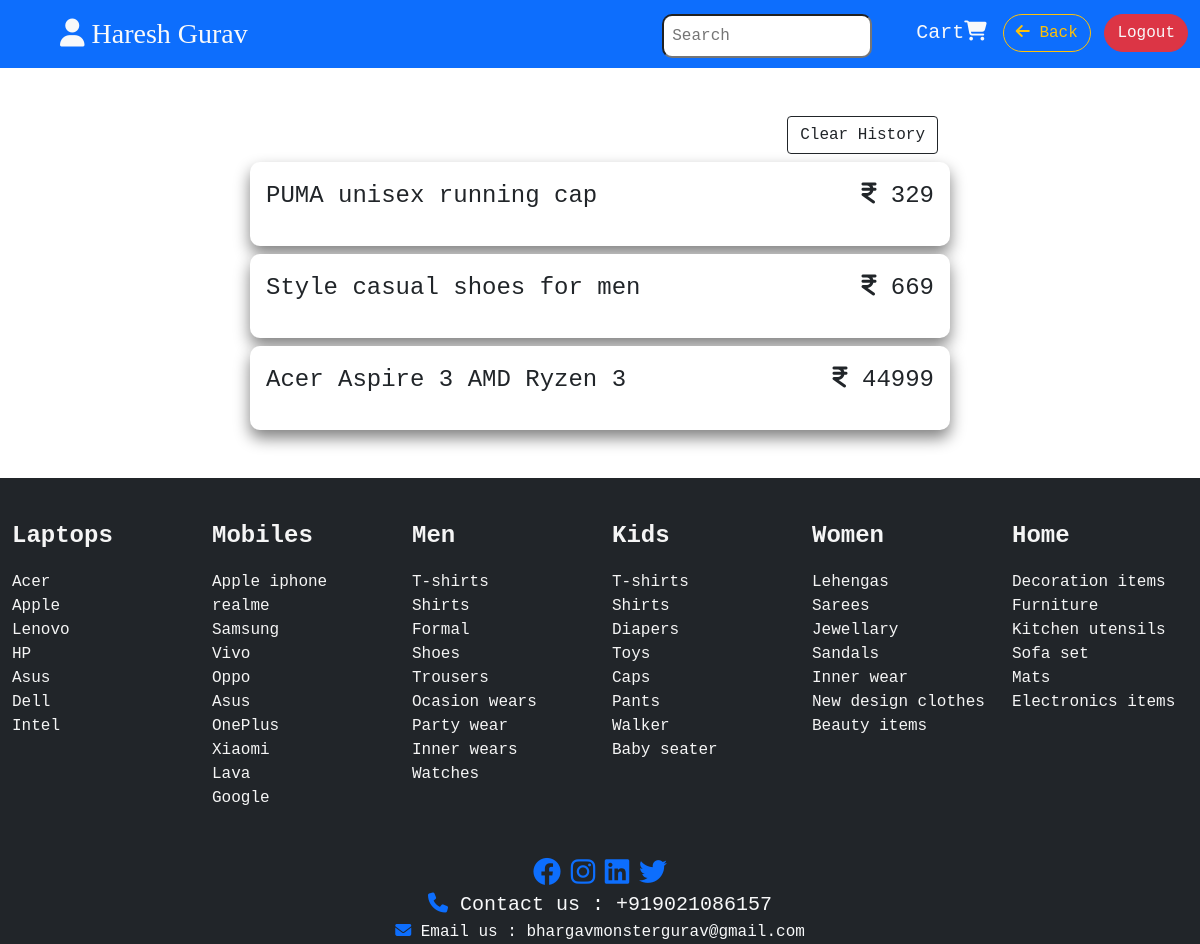
The app's page /history_page/ (signed in) with its own data.
### app/models.py (models this page shows)
class History(models.Model):
    user = models.ForeignKey("Customer", on_delete=models.CASCADE)
    item_name = models.CharField(max_length=50)
    total_price = models.IntegerField()

### app/views.py (the view)
# urls.py: path('history_page/', views.history_page, name='history_page'),
def history_page(request):
    user = Customer.objects.get(user=request.user)
    hist = History.objects.filter(user=user)
    return render(request, 'history_page.html', {'hist' : hist})

### app/templates/history_page.html (shortened to what this page needs)
{% extends 'profile.html' %}
{% block data2 %}
<div class="container-fluid my-5">
    <div class="row d-flex justify-content-center">
        {% if hist|length == 0 %}
        <div class="col-sm-7">
            <a href="{% url 'delete_history' %}" class="btn btn-outline-dark float-end disabled">Clear History</a>
        </div>
        <div class="d-flex justify-content-center align-items-center empty-box">
            <h2 class="p-2 fw-bold">No orders placed yet.</h2>
        </div>
        {% else %}
        <div class="col-sm-7">
            <a href="{% url 'delete_history' %}" class="btn btn-outline-dark float-end">Clear History</a>
        </div>
        {% for i in hist %}
        <div class="col-lg-7 col-md-8 col-sm-9 col-9 item-checkout-box mt-2 d-flex p-3">
            <p class="fs-4">{{ i.item_name }}</p>
            <p class="fs-4 ms-auto"><i class="fas fa-indian-rupee-sign"></i> {{ i.total_price }}</p>
        </div>
        {% endfor %}
        {% endif %}
    </div>
</div>
{% endblock data2 %}

### app/templates/profile.html (shortened to what this page needs)
{% extends 'base.html' %}
{% block nav-brand %}<i class="fas fa-user fa-1x"></i> {{ user.first_name}} {{ user.last_name }} {% endblock %}
{% block nav_block %}
<a href="{% url 'home' %}" class="btn btn-outline-warning mt-1 rounded-pill"><i class="fas fa-arrow-left"></i> Back</a>
<a class="btn btn-danger text-light ms-lg-1 mt-1 rounded-pill" data-bs-toggle='modal' data-bs-target='#logoutmodal'>Logout</a>
{% endblock %}
{% block cart %}
<li class="nav-item">
  <a class="nav-link fs-5 text-light" href="{% url 'checkout' %}">Cart<i class="fa-solid fa-cart-shopping"></i></a>
</li>
{% endblock %}

### app/templates/base.html (shortened to what this page needs)
<!DOCTYPE html>
{% load static %}
<html lang="en">
<head>
    <link href="https://cdn.jsdelivr.net/npm/bootstrap@5.0.2/dist/css/bootstrap.min.css" rel="stylesheet">
    <link rel="stylesheet" href="{% static 'style.css' %}">
    <link rel="stylesheet" href="https://cdnjs.cloudflare.com/ajax/libs/font-awesome/6.1.1/css/all.min.css">
    <link rel="stylesheet" href="https://cdnjs.cloudflare.com/ajax/libs/aos/2.3.4/aos.css">
</head>
<body>
    <nav class="navbar navbar-expand-lg navbar-light sticky-top bg-primary" id="mainnav">
        <div class="container-fluid">
          <a class="navbar-brand fs-3 ms-5 text-light " href="#" style="font-family: cursive;">{% block nav-brand %}DigiCart{% endblock %}</a>
          <div class="collapse navbar-collapse  " id="navbarSupportedContent">
            <ul class="navbar-nav ms-auto justify-content-center">
              <li class="nav-item" >
                <form class="d-flex">
                    <input class="p-2 mt-1 mx-md-3" type="search" placeholder="Search" aria-label="Search" id="searchfield">
                </form>
              </li>
              {% if not user.is_authenticated %}
                <li class="nav-item ms-3">
                  <a class="btn btn-outline-light mt-1" href='{% url "loginuser" %}'>Login</a>
                </li>
              {% else %}
                {% block cart %}
                {% endblock %}
              {% endif %}
              <li class="nav-item ms-2">
                {% block nav_block %}
                {% endblock %}
              </li>
            </ul>
          </div>
        </div>
      </nav>
      {% block data2 %}
      {% endblock %}
      <div class="container-fluid pt-4 bg-dark">
        <div class="row footer-bar">
            <div class="col-md-2 col-6 col-sm-4 mt-3">
              <p class="fs-4 fw-bold">Laptops</p>
              <div class="links">
                <a href="#">Acer</a>
                <a href="#">Apple</a>
                <a href="#">Lenovo</a>
                <a href="#">HP</a>
                <a href="#">Asus</a>
                <a href="#">Dell</a>
                <a href="#">Intel</a>
              </div>
            </div>
            <div class="col-md-2 col-6 col-sm-4 mt-3">
              <p class="fs-4 fw-bold">Mobiles</p>
              <div class="links">
                <a href="#">Apple iphone</a>
                <a href="#">realme</a>
                <a href="#">Samsung</a>
                <a href="#">Vivo</a>
                <a href="#">Oppo</a>
                <a href="#">Asus</a>
                <a href="#">OnePlus</a>
                <a href="#">Xiaomi</a>
                <a href="#">Lava</a>
                <a href="#">Google</a>
              </div>
            </div>
            <div class="col-md-2 col-6 col-sm-4 mt-3">
              <p class="fs-4 fw-bold">Men</p>
              <div class="links">
                <a href="#">T-shirts</a>
                <a href="#">Shirts</a>
                <a href="#">Formal</a>
                <a href="#">Shoes</a>
                <a href="#">Trousers</a>
                <a href="#">Ocasion wears</a>
                <a href="#">Party wear</a>
                <a href="#">Inner wears</a>
                <a href="#">Watches</a>
              </div>
            </div>
            <div class="col-md-2 col-6 col-sm-4 mt-3">
              <p class="fs-4 fw-bold">Kids</p>
              <div class="links">
                <a href="#">T-shirts</a>
                <a href="#">Shirts</a>
                <a href="#">Diapers</a>
                <a href="#">Toys</a>
                <a href="#">Caps</a>
                <a href="#">Pants</a>
                <a href="#">Walker</a>
                <a href="#">Baby seater</a>
              </div>
            </div>
            <div class="col-md-2 col-6 col-sm-4 mt-3">
              <p class="fs-4 fw-bold">Women</p>
              <div class="links">
                <a href="#">Lehengas</a>
                <a href="#">Sarees</a>
                <a href="#">Jewellary</a>
                <a href="#">Sandals</a>
                <a href="#">Inner wear</a>
                <a href="#">New design clothes</a>
                <a href="#">Beauty items</a>
              </div>
            </div>
            <div class="col-md-2 col-6 col-sm-4 mt-3">
              <p class="fs-4 fw-bold">Home</p>
              <div class="links">
                <a href="#">Decoration items</a>
                <a href="#">Furniture</a>
                <a href="#">Kitchen utensils</a>
                <a href="#">Sofa set</a>
                <a href="#">Mats</a>
                <a href="#">Electronics items</a>
              </div>
            </div>
            <div class="col-md-12 text-center icons mt-5">
              <a href="#"><i class="fa-brands fa-facebook fs-3 "></i></a>
              <a href="#"><i class="fa-brands fa-instagram fs-3"  ></i></a>
              <a href="#"><i class="fa-brands fa-linkedin fs-3 "></i></a>
              <a href="#"><i class="fa-brands fa-twitter fs-3 "></i></a><br>
              <a href="#"><i class="fa-solid fa-phone fs-5"></i></a><span class="text-light fs-5"> Contact us : +919021086157</span><br>
              <a href="#"><i class="fa-solid fa-envelope"></i></a><span class="text-light"> Email us : bhargavmonstergurav@gmail.com</span>
            </div>
        </div>
      </div>
</body>
</html>

### app/static/style.css (style rules this page uses)
* { padding: 0; margin: 0; font-family: 'Courier New', Courier, monospace; box-sizing: border-box; }
#searchfield { width: 80%; border-radius: 10px; }
.links a { text-decoration: none; display: block; color: whitesmoke; }
.footer-bar p { color: whitesmoke; }
.item-checkout-box { box-shadow: 0 8px 16px 0 gray; border-radius: 10px; background-color: white; }

### records on screen
History: item_name "PUMA unisex running cap", total_price "329"
History: item_name "Style casual shoes for men", total_price "669"
History: item_name "Acer Aspire 3 AMD Ryzen 3", total_price "44999"

### other values on screen
{{ user.first_name }} "Haresh"
{{ user.last_name }} "Gurav"
